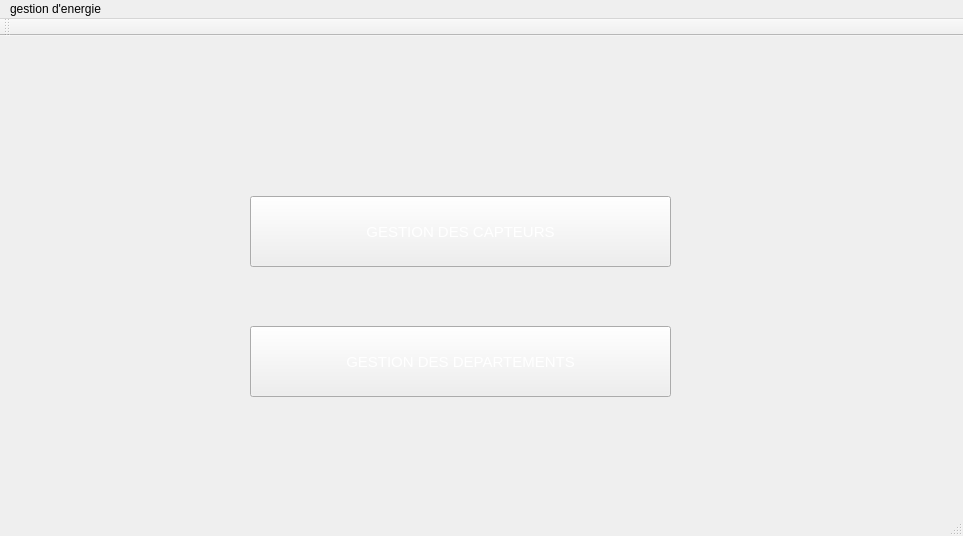
<?xml version="1.0" encoding="UTF-8"?>
<ui version="4.0">
 <class>MainWindow</class>
 <widget class="QMainWindow" name="MainWindow">
  <property name="geometry">
   <rect>
    <x>0</x>
    <y>0</y>
    <width>963</width>
    <height>536</height>
   </rect>
  </property>
  <property name="windowTitle">
   <string>MainWindow</string>
  </property>
  <property name="whatsThis">
   <string>&lt;html&gt;&lt;head/&gt;&lt;body&gt;&lt;p&gt;&lt;br/&gt;&lt;/p&gt;&lt;/body&gt;&lt;/html&gt;</string>
  </property>
  <property name="styleSheet">
   <string notr="true">background-image: url(:/new/prefix1/img/pngtree-blue-tech-smart-city-background-citysmart-citybanner-backgroundbackgroundbuildingbluecity-image_68303.jpg);</string>
  </property>
  <widget class="QWidget" name="centralwidget">
   <widget class="QPushButton" name="pushButton">
    <property name="geometry">
     <rect>
      <x>250</x>
      <y>160</y>
      <width>421</width>
      <height>71</height>
     </rect>
    </property>
    <property name="toolTip">
     <string>&lt;html&gt;&lt;head/&gt;&lt;body&gt;&lt;p&gt;&lt;br/&gt;&lt;/p&gt;&lt;/body&gt;&lt;/html&gt;</string>
    </property>
    <property name="styleSheet">
     <string notr="true">color:white;
borer-color:black;
font-size:15px;
font-style:bold;
</string>
    </property>
    <property name="text">
     <string>GESTION DES CAPTEURS</string>
    </property>
   </widget>
   <widget class="QPushButton" name="pushButton_2">
    <property name="geometry">
     <rect>
      <x>250</x>
      <y>290</y>
      <width>421</width>
      <height>71</height>
     </rect>
    </property>
    <property name="styleSheet">
     <string notr="true">color:white;
font-size:15px;

</string>
    </property>
    <property name="text">
     <string>GESTION DES DEPARTEMENTS</string>
    </property>
   </widget>
  </widget>
  <widget class="QStatusBar" name="statusbar"/>
  <widget class="QToolBar" name="toolBar">
   <property name="windowTitle">
    <string>toolBar</string>
   </property>
   <attribute name="toolBarArea">
    <enum>TopToolBarArea</enum>
   </attribute>
   <attribute name="toolBarBreak">
    <bool>false</bool>
   </attribute>
  </widget>
  <widget class="QMenuBar" name="menubar">
   <property name="geometry">
    <rect>
     <x>0</x>
     <y>0</y>
     <width>963</width>
     <height>26</height>
    </rect>
   </property>
   <widget class="QMenu" name="menugestion_d_energie">
    <property name="title">
     <string>gestion d'energie</string>
    </property>
   </widget>
   <addaction name="menugestion_d_energie"/>
  </widget>
 </widget>
 <resources/>
 <connections/>
</ui>
